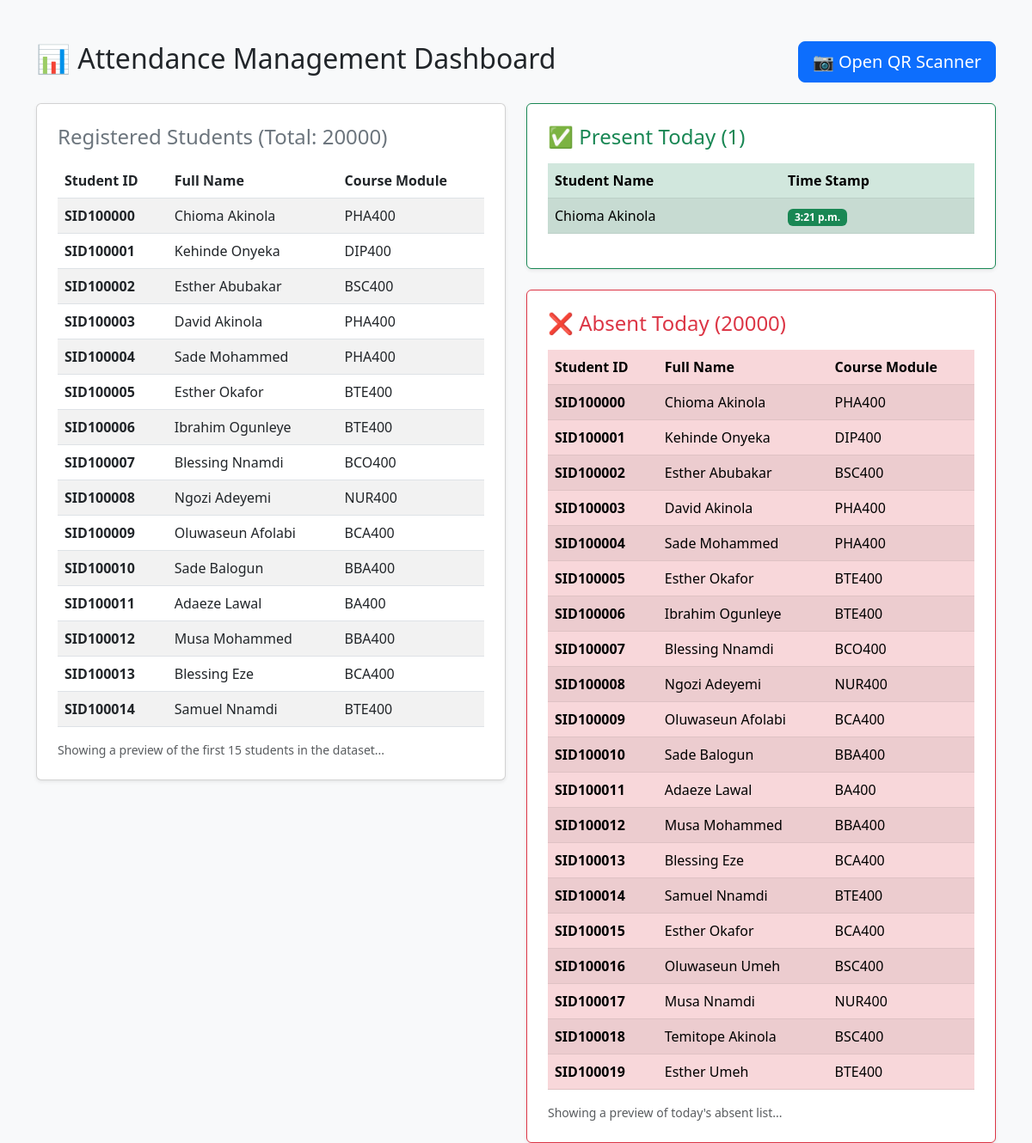
Before: / with the older database file.
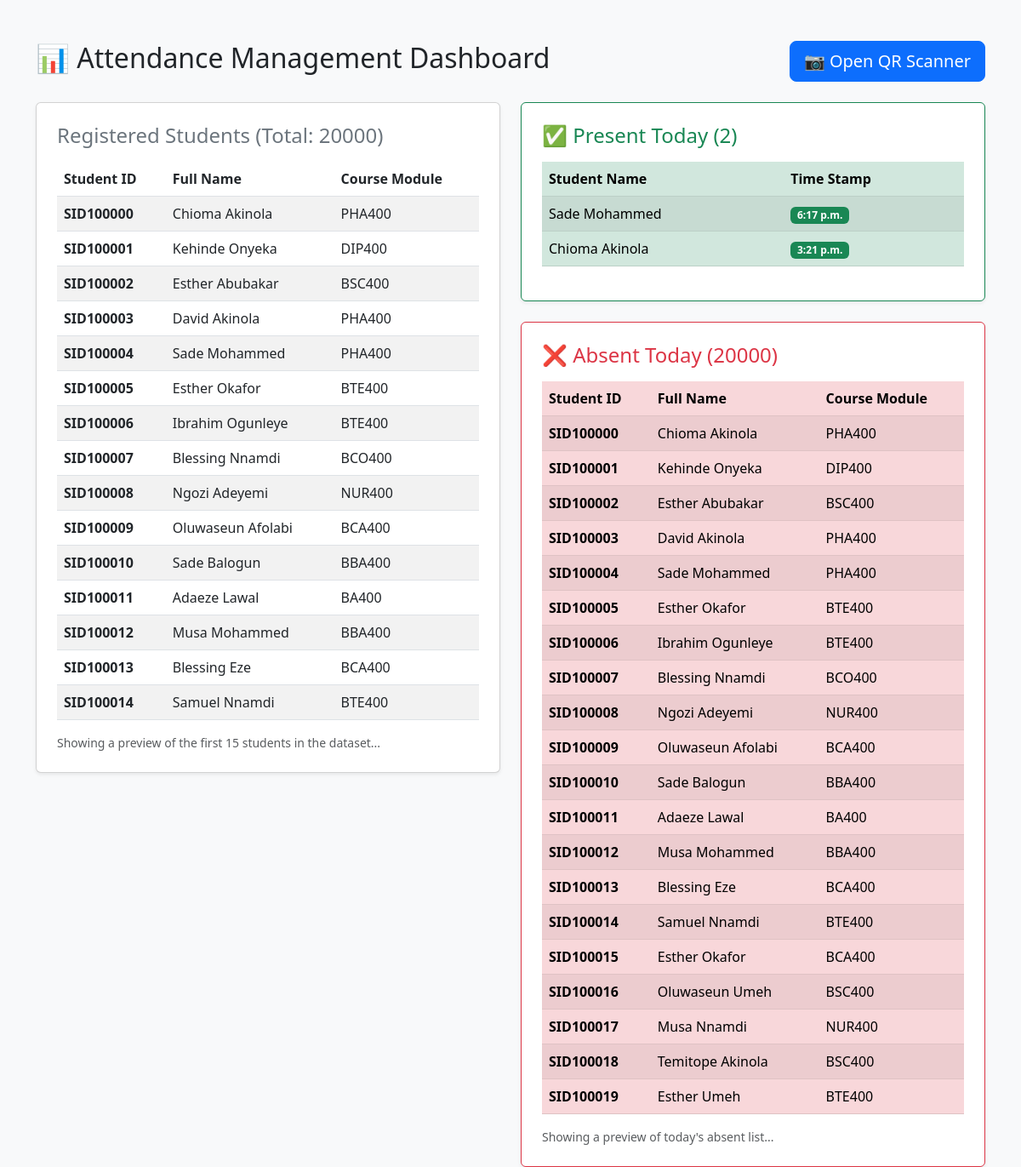
After: the same page with the newer database file.
### attendance_app/models.py (models this page shows, shortened)
class Student(models.Model):
    student_id = models.CharField(max_length=20, unique=True)
    name = models.CharField(max_length=100)
    course = models.CharField(max_length=100)

class Attendance(models.Model):
    student = models.ForeignKey(Student, on_delete=models.CASCADE)
    date = models.DateField(auto_now_add=True)
    time = models.TimeField(auto_now_add=True)
    class Meta:
        unique_together = ('student', 'date')  # stops duplicate check-ins same day

### attendance_app/views.py (the view)
# urls.py: path('', views.dashboard, name='dashboard'),
def dashboard(request):
    students = Student.objects.all()
    attendance_records = Attendance.objects.all().order_by('-time')
    present_student_ids = Attendance.objects.values_list('student_id', flat=True)
    present_students = Student.objects.filter(student_id__in=present_student_ids)
    absent_students = Student.objects.exclude(student_id__in=present_student_ids)
    return render(request, 'attendance_app/dashboard.html', {
        'students': students,
        'attendance': attendance_records,
        'present_students': present_students,
        'absent_students': absent_students[:20], # Show the first 20 absent students to keep it clean
        'absent_count': absent_students.count()
    })

### attendance_app/templates/attendance_app/dashboard.html (shortened to what this page needs)
<!DOCTYPE html>
<html lang="en">
<head>
    <link href="https://cdn.jsdelivr.net/npm/bootstrap@5.3.0/dist/css/bootstrap.min.css" rel="stylesheet">
</head>
<body class="bg-light">
    <div class="container mt-5">
        <div class="d-flex justify-content-between align-items-center mb-4">
            <h2>📊 Attendance Management Dashboard</h2>
            <a href="/scan/" class="btn btn-primary btn-lg">📷 Open QR Scanner</a>
        </div>
        <div class="row">
            <div class="col-md-6">
                <div class="card p-4 shadow-sm mb-4">
                    <h4 class="text-secondary">Registered Students (Total: {{ students.count }})</h4>
                    <table class="table table-striped mt-2">
                        <thead>
                            <tr>
                                <th>Student ID</th>
                                <th>Full Name</th>
                                <th>Course Module</th>
                            </tr>
                        </thead>
                        <tbody>
                            {% for s in students|slice:":15" %}
                            <tr>
                                <td><strong>{{ s.student_id }}</strong></td>
                                <td>{{ s.name }}</td>
                                <td>{{ s.course }}</td>
                            </tr>
                            {% empty %}
                            <tr>
                                <td colspan="3" class="text-muted text-center">No students registered yet. Go to the Admin Panel to add some!</td>
                            </tr>
                            {% endfor %}
                        </tbody>
                    </table>
                    <small class="text-muted">Showing a preview of the first 15 students in the dataset...</small>
                </div>
            </div>
            <div class="col-md-6">
                <div class="card p-4 shadow-sm mb-4 border-success">
                    <h4 class="text-success">✅ Present Today ({{ attendance.count }})</h4>
                    <table class="table table-success table-striped mt-2">
                        <thead>
                            <tr>
                                <th>Student Name</th>
                                <th>Time Stamp</th>
                            </tr>
                        </thead>
                        <tbody>
                            {% for record in attendance %}
                            <tr>
                                <td>{{ record.student.name }}</td>
                                <td><span class="badge bg-success">{{ record.time }}</span></td>
                            </tr>
                            {% empty %}
                            <tr>
                                <td colspan="2" class="text-muted text-center">No check-ins recorded yet for today.</td>
                            </tr>
                            {% endfor %}
                        </tbody>
                    </table>
                </div>
                <div class="card p-4 shadow-sm border-danger">
                    <h4 class="text-danger">❌ Absent Today ({{ absent_count }})</h4>
                    <table class="table table-danger table-striped mt-2">
                        <thead>
                            <tr>
                                <th>Student ID</th>
                                <th>Full Name</th>
                                <th>Course Module</th>
                            </tr>
                        </thead>
                        <tbody>
                            {% for student in absent_students %}
                            <tr>
                                <td><strong>{{ student.student_id }}</strong></td>
                                <td>{{ student.name }}</td>
                                <td>{{ student.course }}</td>
                            </tr>
                            {% empty %}
                            <tr>
                                <td colspan="3" class="text-center text-success fw-bold">Perfect attendance! Everyone is present.</td>
                            </tr>
                            {% endfor %}
                        </tbody>
                    </table>
                    <small class="text-muted">Showing a preview of today's absent list...</small>
                </div>
            </div>
        </div>
    </div>
</body>
</html>

Changed rows visible on the page:
added Attendance: student.name "Sade Mohammed", time "6:17 p.m."
Other visible differences:
{{ attendance.count }}: "1" → "2"
